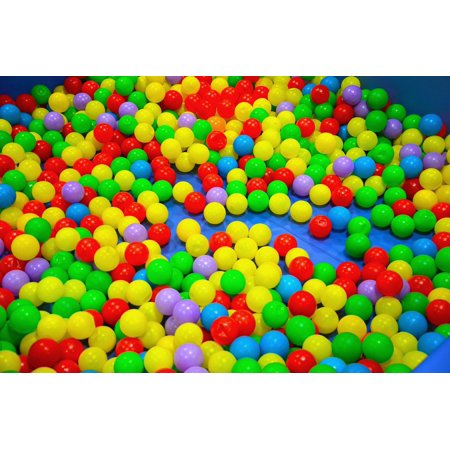
#> input picture python_assignments/openCV_exercises/colored.jpeg, 450 x 450 px
$ python object_detection.py
#> lines starting #> are read from the running program, lines starting #| are printed output that depends on the picture; after the words box and inside, x2 and y2 are one past the last pixel; in counts of white or black regions, pixels touching at a corner belong together
import numpy as np
import cv2 as cv


def output(x):
    pass


cv.namedWindow('Tracking')

# to create a trackbar in HSV system for color alternation
# Trackbar name, the image in connection, start varying point, end point, fuction to excute
cv.createTrackbar('LH', 'Tracking', 0, 255, output)
#> slider 'LH' is set to 51
cv.createTrackbar('LS', 'Tracking', 0, 255, output)
#> slider 'LS' is set to 51
cv.createTrackbar('LV', 'Tracking', 0, 255, output)
#> slider 'LV' is set to 51
cv.createTrackbar('UH', 'Tracking', 255, 255, output)
cv.createTrackbar('US', 'Tracking', 255, 255, output)
cv.createTrackbar('UV', 'Tracking', 255, 255, output)


while(1):
    # frame = cv.imread('colored_balls.png')
    frame = cv.imread('colored.jpeg')
#> frame is the input picture: shape (450, 450, 3); mean B, G, R 117.9, 173.8, 171.4

    Newframe = cv.resize(frame, (700, 700))
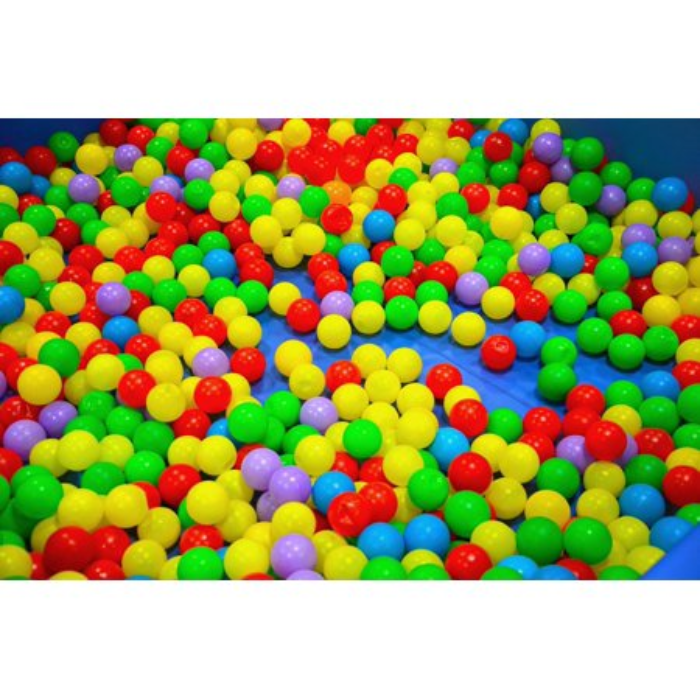
#> Newframe: shape (700, 700, 3); mean B, G, R 117.9, 173.7, 171.3
    hsv = cv.cvtColor(Newframe, cv.COLOR_BGR2HSV)
#> hsv: shape (700, 700, 3); mean H, S, V 40.4, 147.8, 210.3

    l_h = cv.getTrackbarPos('LH', 'Tracking')
    l_s = cv.getTrackbarPos('LS', 'Tracking')
    l_v = cv.getTrackbarPos('LV', 'Tracking')

    u_h = cv.getTrackbarPos('UH', 'Tracking')
    u_s = cv.getTrackbarPos('US', 'Tracking')
    u_v = cv.getTrackbarPos('UV', 'Tracking')

    lower_bound = np.array([l_h, l_s, l_v])
    upper_bound = np.array([u_h, u_s, u_v])

    mask = cv.inRange(hsv, lower_bound, upper_bound)
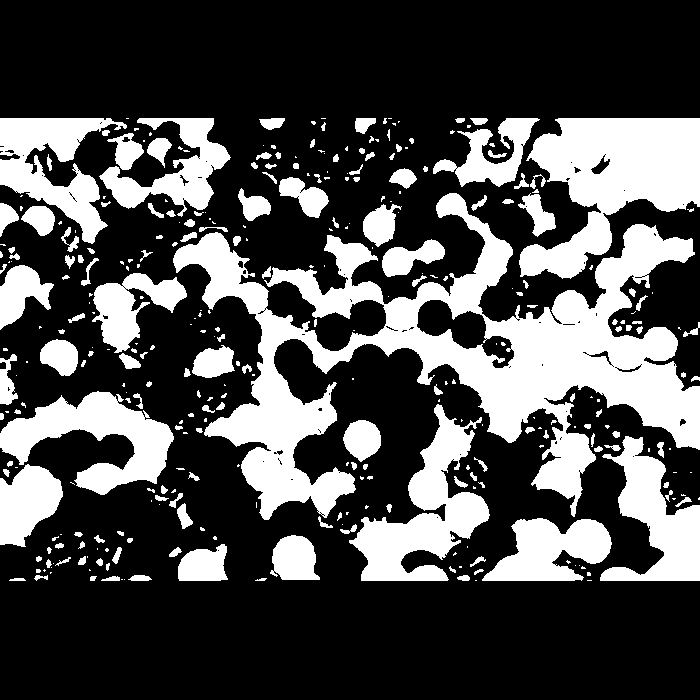
#> mask: shape (700, 700); 29.8% white; 341 white regions (169 under 20 px), largest, box (x1, y1, x2, y2) and area: (173, 193, 700, 520) 54147, (519, 118, 700, 279) 16040, (349, 404, 490, 581) 9572
    resulted_img = cv.bitwise_and(Newframe, Newframe, mask=mask)
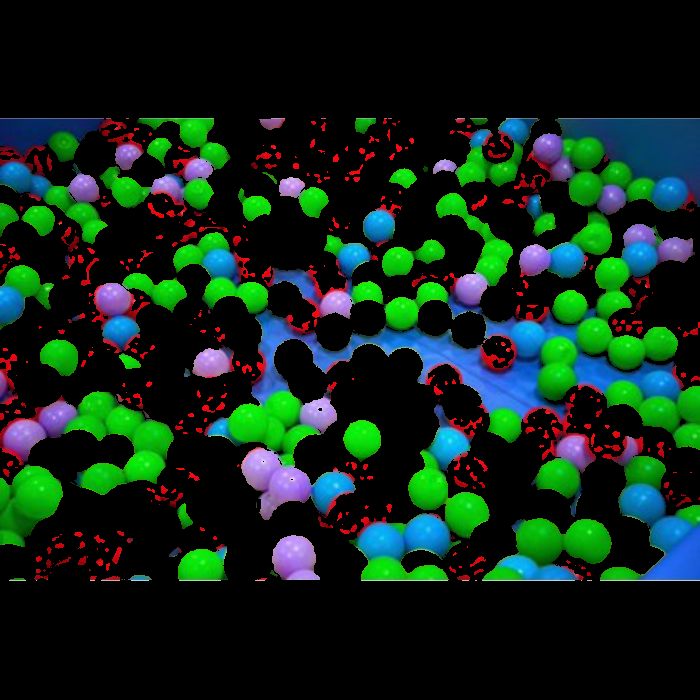
#> resulted_img: shape (700, 700, 3); mean B, G, R 25.4, 38.4, 15.6

    cv.imshow('Newframe', Newframe)
    cv.imshow('mask', mask)
    cv.imshow('resulted_img', resulted_img)

    k = cv.waitKey(1)
#> (key Esc is pressed here)
    if k == 27:
        break
    # to change the color of the image simultaneously with shifting the slider of trackbar
cv.destroyAllWindows()

$ run again, with python_assignments/openCV_exercises/colored_balls.png saved as python_assignments/openCV_exercises/colored.jpeg
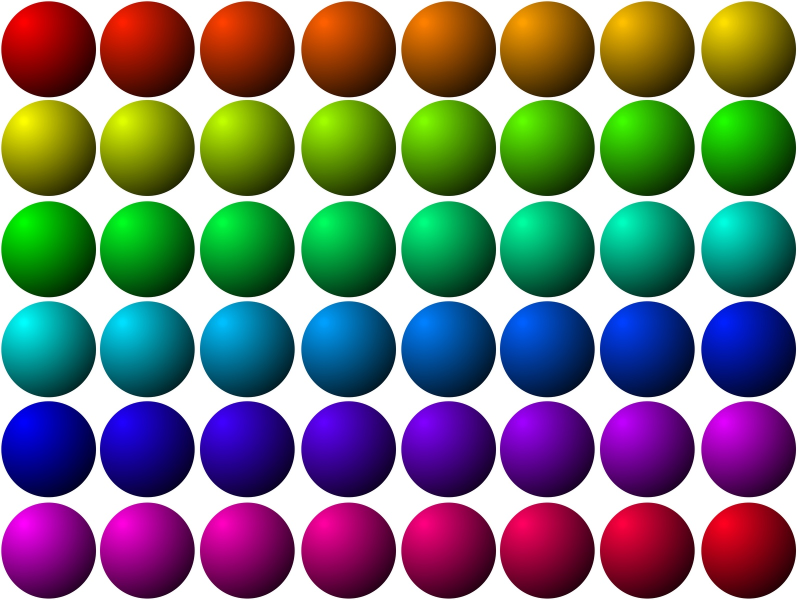
#> input picture python_assignments/openCV_exercises/colored_balls.png, 1600 x 1203 px (shown at 1/2 size)
#> frame is the input picture: shape (1203, 1600, 3); mean B, G, R 122.4, 122.5, 122.4
#> hsv: shape (700, 700, 3); mean H, S, V 72.5, 179.9, 171.3
#> `mask = cv.inRange(hsv, lower_bound, upper_bound)`:
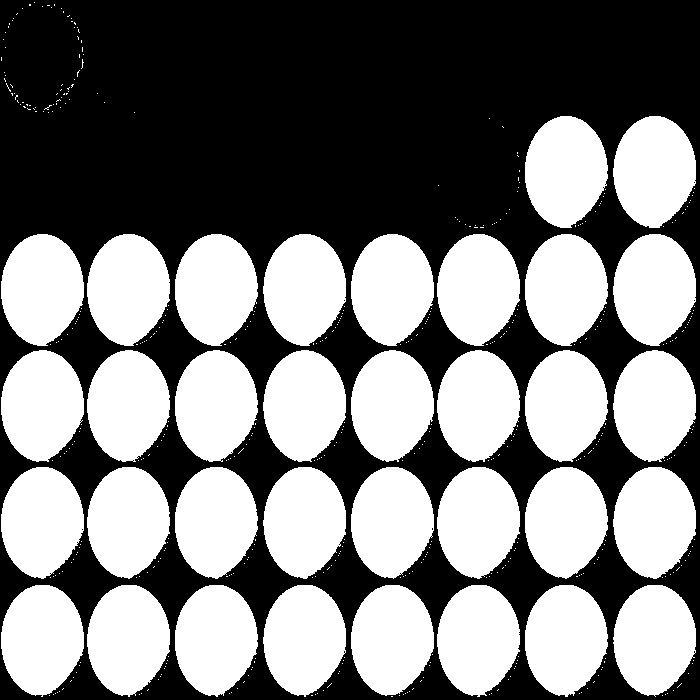
#> mask: shape (700, 700); 49.2% white; 512 white regions (478 under 20 px), largest, box (x1, y1, x2, y2) and area: (1, 234, 84, 346) 7092, (351, 234, 434, 346) 7087, (525, 116, 608, 228) 7084
#> `resulted_img = cv.bitwise_and(Newframe, Newframe, mask=mask)`:
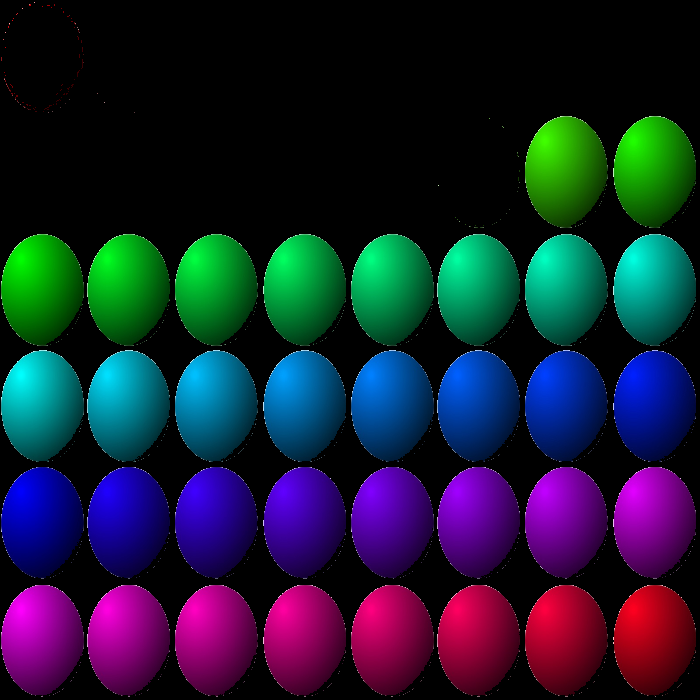
#> resulted_img: shape (700, 700, 3); mean B, G, R 49.4, 30.3, 25.1
